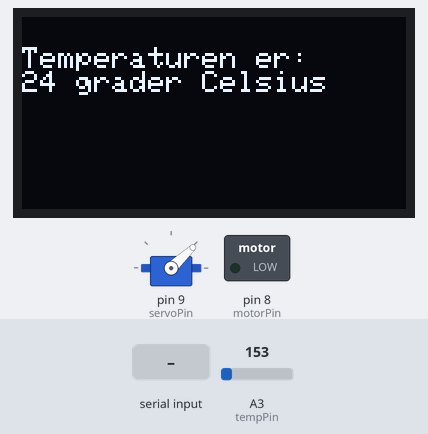
A sketch run on a simulated Arduino Uno, built with avr-gcc and run on an emulated ATmega328P. Parts: 128×64 one-colour display, servo, switched loads named in the sketch (green lamp = pin HIGH). The inputs (shaded band) are chosen by the test bench; at power-on: A3 (tempPin) = 153. What the sketch prints to the serial monitor is not drawn.

Above: at 1.6 s.
1.7 s: A3 (tempPin) set to 160
At 4.2 s:
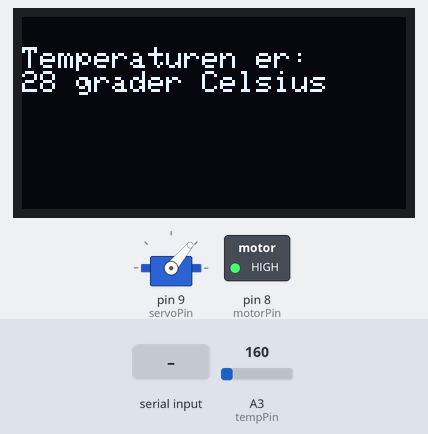
4.5 s: "SECL\n" received over Serial
At 6.5 s:
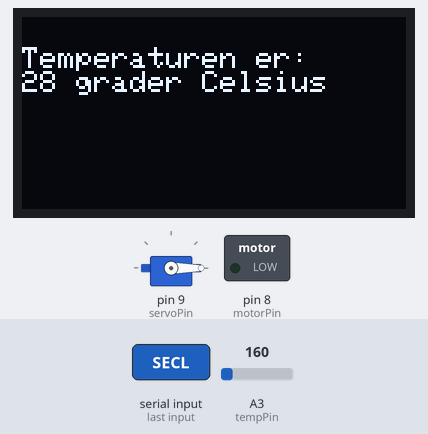
7.6 s: "SEOP\n" received over Serial
At 9.9 s:
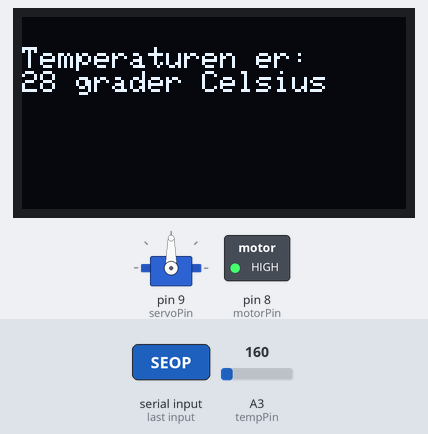
10.6 s: A3 (tempPin) set to 165
At 12.8 s:
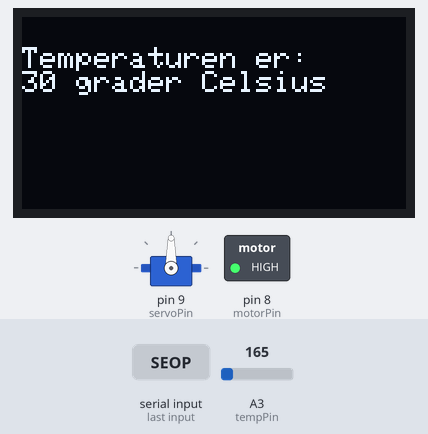
13.2 s: "MOFF\n" received over Serial
At 14.3 s:
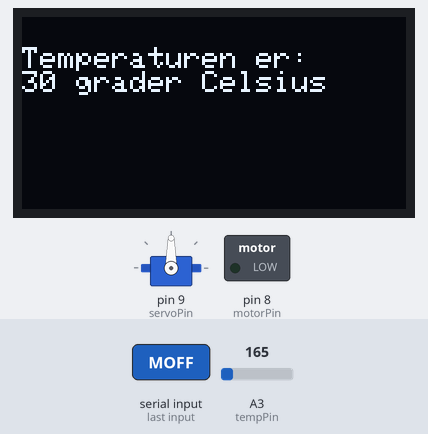
15.2 s: A3 (tempPin) set to 175
Timing chart, 0 to 18.2 s (numbered marks = the images above; inputs shaded):
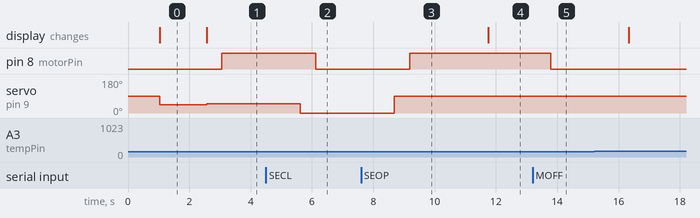

Measured:
- the behaviour switches between 153 and 154 on A3 (tempPin) (found by bisection; images 0 and 1)
- after the input at 1.7 s, pin 8 (motorPin): LOW → HIGH after 1.4 s; servo on pin 9 (servoPin): 43° → 50° after 0.86 s; the display: changes after 0.86 s (image 1)
- after the input at 4.5 s, pin 8 (motorPin): HIGH → LOW after 1.6 s; servo on pin 9 (servoPin): 50° → 0° after 1.1 s
- after the input at 7.6 s, pin 8 (motorPin): LOW → HIGH after 1.6 s; servo on pin 9 (servoPin): 0° → 90° after 1.1 s
- after the input at 10.6 s, the display: changes after 1.1 s (image 4)
- after the input at 13.2 s, pin 8 (motorPin): HIGH → LOW after 0.58 s

The sketch:

ArnesDrivhus.ino
```cpp
/*
Her er kommandoene du kan bruke i programmet, skriv de i serial monitor
M_ON: Sett vifte ON
MOFF: Sett vifte OFF
MAUT: Sett vifte AUTO
SECL: Sett vindu CLOSED
SEOP: Sett vindu OPEN
SEHA: Sett vindu Half-Open
SEAT: Sett vindu AUTO
OLTE: Sett OLED temperatur
OLLI: Sett OLED light
OLWI: Sett OLED vindu
*/


//Oppsett av OLED skjerm
#include <Wire.h>
#include <Adafruit_GFX.h>
#include <Adafruit_SSD1306.h>
//Definisjoner relatert til skjerm
#define SCREEN_WIDTH 128
#define SCREEN_HEIGHT 64
//Oppstart av display, koblest til SDA = A4, SCL = A5
Adafruit_SSD1306 display(SCREEN_WIDTH, SCREEN_HEIGHT, &Wire, -1);
enum OLEDStates{
  TEMP,
  LIGHT,
  FAN,
  WIND
};
enum OLEDStates OLEDState;

//Oppsett av Servo
#include <Servo.h>
Servo myservo;
int servoPin = 9;
enum servoStates{
  CLOSED,
  DEG_45,
  OPEN,
  AUTOS
};
enum servoStates servoState = AUTOS;

//Oppsett av andre pinner
int fotoPin = A2;
int tempPin = A3;
int motorPin = 8;
enum motorStates{
  ON,
  OFF,
  AUTOM
};
enum motorStates motorState = AUTOM;

//Timer brukt til å kontrollere intervallet mellom skjerm,motor,servo oppdateringer
long timer;
long intervall = 1000;

void setup() {
  Serial.begin(9600);
  //Setup skjerm
  if(!display.begin(SSD1306_SWITCHCAPVCC, 0x3C)) { // Standard addresse 0x3C for 128x64
    for(;;);
  }
  //Setter nye skjerminnstillinger
  display.clearDisplay();
  display.setTextSize(1);
  display.setTextColor(WHITE);
  display.display();

  //Setup Servo
  myservo.attach(servoPin);

  //Annet setup
  pinMode(fotoPin, INPUT);
  pinMode(tempPin, INPUT);
  pinMode(motorPin, OUTPUT);
}

void loop() {
  //Dersom det er seriell informasjon å lese, kall meny funksjonen
  if(Serial.available()>0){
    MENU();
  }
  //Dersom timeren er gått ut kan vi oppdatete skjerm,motor og servo
  if((millis()-timer) >intervall){
    skjermKontroll();
    servoKontroll();
    motorKontroll();
    timer = millis();
  }
}

//Håndterer lesing og tolking av seriell data
void MENU(){
  //Leser av innkommende data til karakteren newline er funnet
  String incomingString = Serial.readStringUntil('\n');
  //Kutt av eventuell endedata som ekstra \n eller \r
  incomingString.trim();
  //Konverter til uppercase for å unngå case-sensitivitet
  incomingString.toUpperCase();
  Serial.print("I received: ");
  Serial.println(incomingString);

  //Sammenlign med kommandoord og endre enums etter hvilket som er kommet
  //NB! denne delen av koden kan effektiviserest, men dette ble valgt for å holde den
  //lesbar, i ett større prosjekt ville dette kanskje ikke fungert
  if(incomingString == "M_ON"){motorState = ON;}
  else if(incomingString == "MOFF"){motorState = OFF;}
  else if(incomingString == "MAUT"){motorState = AUTOM;}
  else if(incomingString == "SECL"){servoState = CLOSED;}
  else if(incomingString == "SEOP"){servoState = OPEN;}
  else if(incomingString == "SEHA"){servoState = DEG_45;}
  else if(incomingString == "SEAT"){servoState = AUTOS;}
  else if(incomingString == "OLTE"){OLEDState = TEMP;}
  else if(incomingString == "OLLI"){OLEDState = LIGHT;}
  else if(incomingString == "OLWI"){OLEDState = WIND;}
  else{Serial.println("Kunne ikke tolke forrige melding, prov paa nytt: ");}

}
//Håndterer oppdatering av skjermen
void skjermKontroll(){
  //Vi bruker enumen OLEDState for å bestemme hva som skal visest på skjermen
  //Ellers er casene svært like
  switch(OLEDState){
    case TEMP:
      display.clearDisplay();
      display.setCursor(0, 10);
      display.println("Temperaturen er: ");
      display.print(temperatur());
      display.print(" grader Celsius");
      display.display();
      break;
    case LIGHT:
      display.clearDisplay();
      display.setCursor(0, 10);
      display.println("Lysprosenten er: ");
      display.print(fotoProsent());
      display.print(" %");
      display.display();
      break;
    case WIND:
      display.clearDisplay();
      display.setCursor(0, 10);
      display.println("Vinduet er opnet: ");
      display.print(myservo.read());
      display.print(" grader");
      display.display();
      break;
  }
}
//Håndterer oppdatering av servomotor
void servoKontroll(){
  //Vi bruker enumen servoState til å bestemme hvilken vinkel servoen skal ha
  switch(servoState){
    case CLOSED:
      myservo.write(0);
      delay(500);
      break;
    case OPEN:
      myservo.write(90);
      delay(500);
      break;
    case DEG_45:
      myservo.write(45);
      delay(500);
      break;
    case AUTOS:
      //Her bruker vi temperatur for å bestemme vinkelen
      int temp = temperatur();
      temp = map(temp, 0, 50, 0, 90);
      myservo.write(temp);
      delay(500);
      break;
  }
}
//Håndterer oppdatering av vifte/motor
void motorKontroll(){
  //Vi bruker enumen motorState for å bestemme om viften er av eller på
  switch(motorState){
    case ON:
      vifte(true);
      break;
    case OFF:
      vifte(false);
      break;
    case AUTOM:
      int temp = temperatur();
      //Dersom temperaturen er over 25 OG vinduet IKKE er lukket vil viften skru seg på
      if((temp > 25) && (servoState != CLOSED)){
        vifte(true);
      }
      else{
        vifte(false);
      }
      break;
  }
}
//Leser av fotoresistoren og konverterer dette til en 0-100 verdi
int fotoProsent(){
  int reading = analogRead(fotoPin);
  reading = map(reading, 900, 400, 0, 100);
  return reading;
}
//Leser av TMP36 og returnerer temperatur i celsius
int temperatur(){
  int reading = analogRead(tempPin);
  //Utregning fra datablad
  float spenning = reading * (5.0/1024.0);
  float temperaturC = (spenning- 0.5) *100;
  return temperaturC;
}
//Skrur av og på vifte(er mest her for å unngå rot)
void vifte(bool state){
  digitalWrite(motorPin, state);
}
```
